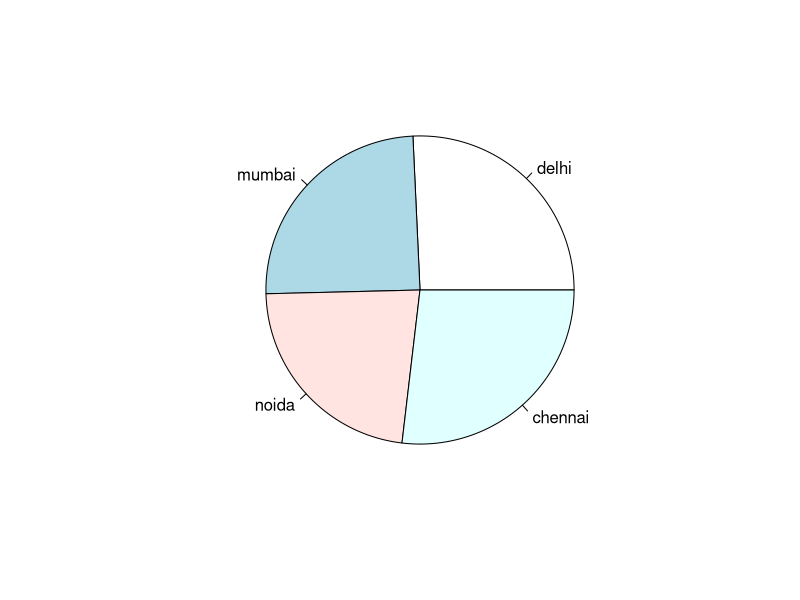
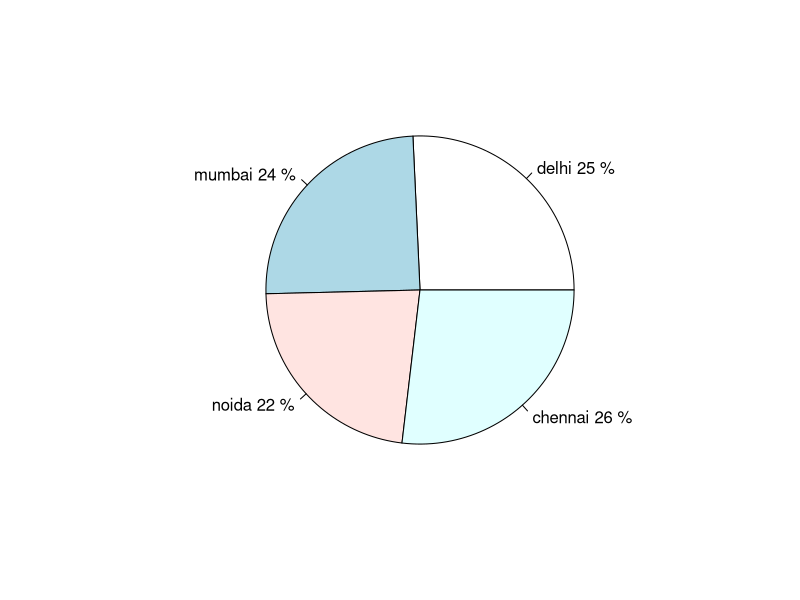
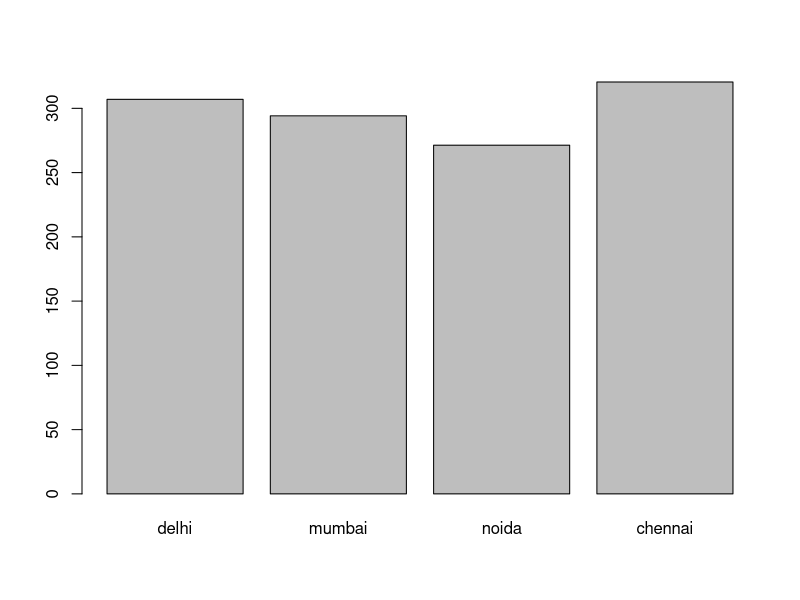
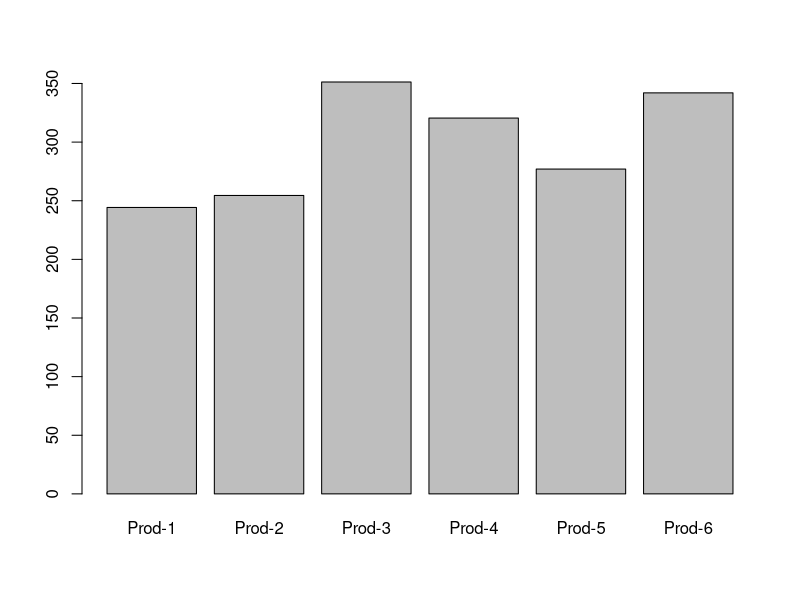
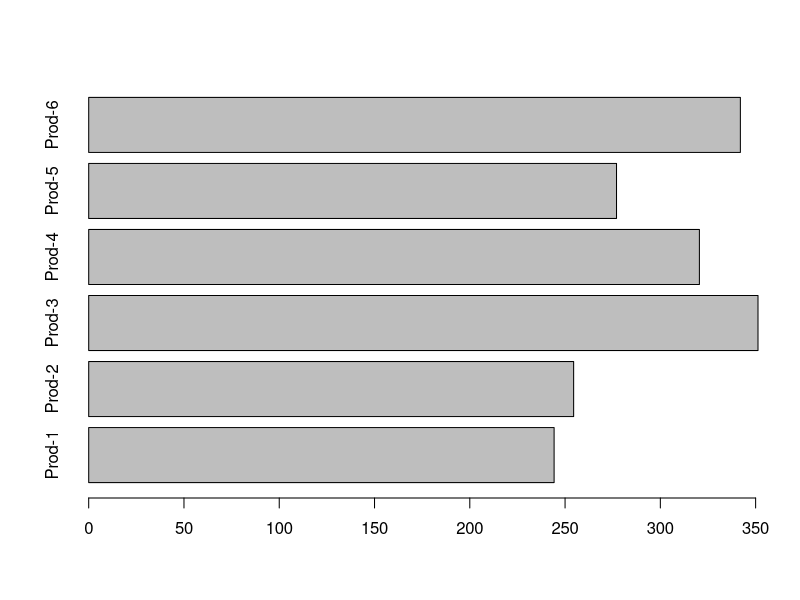
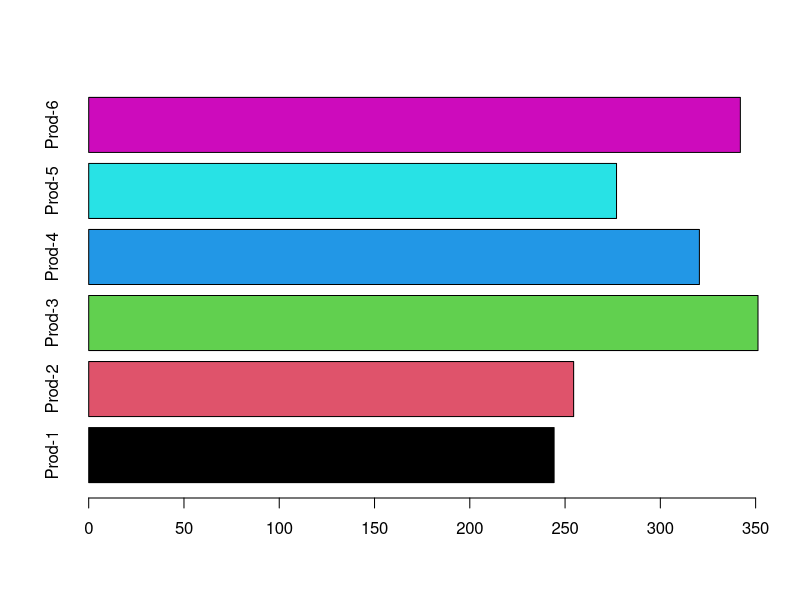

Reproduce these figures in R, in order. (Note: this script raises an error after producing the figures.)
#Matrix
#row x columns

set.seed(1234)
(x = trunc(runif(24,100,500)))
x= sample(100:500,24)
(m1 = matrix(data=x, nrow=4,dimnames = list(c('delhi','mumbai','noida','chennai')
                                            ,paste('Prod',1:6,sep="-"))))
colMeans(m1);rowMeans(m1)
colSums(m1); rowSums(m1)
pie(x=rowMeans(m1))
pie(x=rowMeans(m1),labels = paste(rownames(m1),
                                  trunc((rowMeans(m1)/sum(rowMeans(m1)))*100),
                                  "%"))
barplot(rowMeans(m1))  # barplot for locations
barplot(colMeans(m1))  #barlplot for products
barplot(colMeans(m1), horiz = T)
barplot(colMeans(m1), horiz = T, col=1:6)
m1
#Subset a Matrix
m1[ , 1:2]
m1[ ,c(1,4)]
m1[c(1,3) ,c(1,4)]
m1[c('delhi','mumbai'),c('Prod-3')]
m1[m1 > 300]
m1
m1[c('delhi'),]
sd(m1[c('delhi'),])
sum(m1[c('delhi','mumbai'),c('Prod-3','Prod-4')])

#m end

(m2 = matrix(data=x, nrow=4, byrow = T))
(m3= matrix(x, ncol=4 ))
(m4 = matrix(c(1,2,3,4), nrow=2, ncol=4,byrow=T))
m1

# apply function

?apply

apply(X, MARGIN, FUN, ...)

apply(m1,2,mean) # 2 for columnwise

apply(m1,1,sum)  # 1 for rowise


